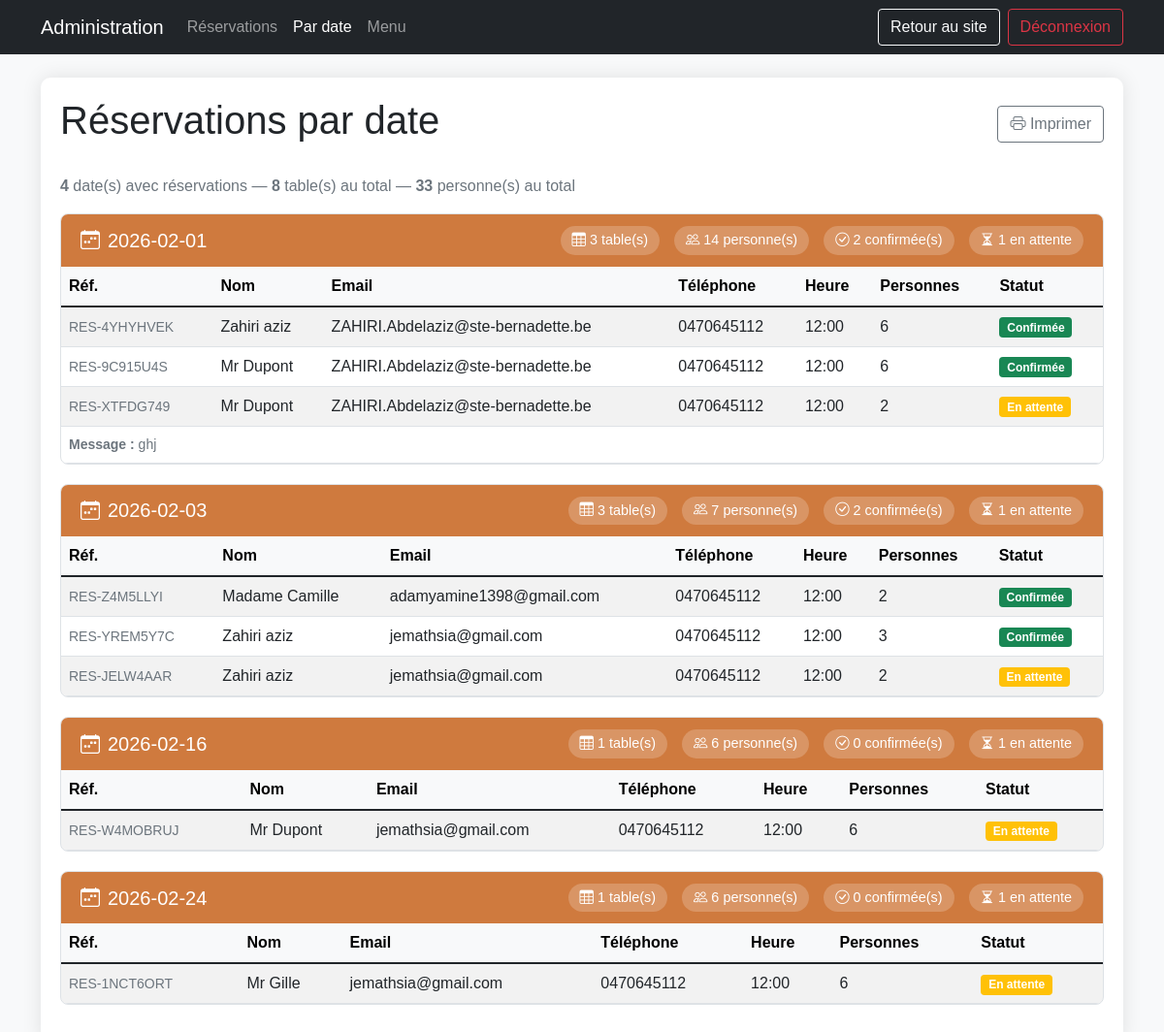
/admin/reservations/par-date (signed in), run on the app's committed database.
### models.py (models this page shows)
class Reservation(db.Model):
    __tablename__ = 'reservations'
    id = db.Column(db.Integer, primary_key=True)
    reference = db.Column(db.String(30), unique=True, nullable=False)
    groupe_reference = db.Column(db.String(20))
    nom = db.Column(db.String(100), nullable=False)
    email = db.Column(db.String(120), nullable=False)
    telephone = db.Column(db.String(20))
    date = db.Column(db.String(20), nullable=False)
    heure = db.Column(db.String(10), nullable=False)
    personnes = db.Column(db.Integer, nullable=False)
    message = db.Column(db.Text)
    statut = db.Column(db.String(20), default='en_attente')
    created_at = db.Column(db.DateTime, default=datetime.utcnow)

### main.py (the view)
@app.route('/admin/reservations/par-date')
@login_required
def reservations_par_date():
    try:
        inspector = db.inspect(db.engine)
        if 'reservations' not in inspector.get_table_names():
            flash("La base de données n'est pas initialisée correctement.", "error")
            return redirect(url_for('accueil'))
        reservations = Reservation.query.filter(
            Reservation.statut != 'annulee'
        ).order_by(Reservation.date.asc(), Reservation.heure.asc()).all()
        par_date = {}
        for r in reservations:
            par_date.setdefault(r.date, []).append(r)
        resume = []
        for date_str in sorted(par_date.keys()):
            liste = par_date[date_str]
            nb_tables = len(liste)
            nb_personnes = sum(r.personnes for r in liste)
            confirmees = sum(1 for r in liste if r.statut == 'confirmee')
            en_attente = sum(1 for r in liste if r.statut == 'en_attente')
            resume.append({
                'date': date_str,
                'nb_tables': nb_tables,
                'nb_personnes': nb_personnes,
                'confirmees': confirmees,
                'en_attente': en_attente,
                'reservations': liste,
            })
        return render_template('admin_reservations_par_date.html',
                             resume=resume,
                             now=datetime.now())
    except Exception as e:
        app.logger.error(f"Erreur lors du regroupement par date: {e}")
        import traceback
        app.logger.error(f"Traceback: {traceback.format_exc()}")
        flash(f"Une erreur est survenue : {str(e)}", "error")
        return redirect(url_for('accueil'))

### main.py (called while the page is built)
def login_required(f):
    @wraps(f)
    def decorated_function(*args, **kwargs):
        if not session.get('admin_logged_in'):
            return redirect(url_for('admin_login'))
        return f(*args, **kwargs)
    return decorated_function

### templates/admin_reservations_par_date.html (shortened to what this page needs)
<!DOCTYPE html>
<html lang="fr">
<head>
    <link href="https://cdn.jsdelivr.net/npm/bootstrap@5.1.3/dist/css/bootstrap.min.css" rel="stylesheet">
    <link rel="stylesheet" href="https://cdn.jsdelivr.net/npm/bootstrap-icons@1.7.2/font/bootstrap-icons.css">
</head>
<body>
    <nav class="navbar navbar-expand-lg navbar-dark bg-dark mb-4">
        <div class="container">
            <a class="navbar-brand" href="#">Administration</a>
            <div class="collapse navbar-collapse" id="navbarNav">
                <ul class="navbar-nav me-auto">
                    <li class="nav-item">
                        <a class="nav-link" href="{{ url_for('afficher_toutes_reservations') }}">Réservations</a>
                    </li>
                    <li class="nav-item">
                        <a class="nav-link active" href="{{ url_for('reservations_par_date') }}">Par date</a>
                    </li>
                    <li class="nav-item">
                        <a class="nav-link" href="{{ url_for('admin_menu') }}">Menu</a>
                    </li>
                </ul>
                <div class="d-flex">
                    <a href="{{ url_for('accueil') }}" class="btn btn-outline-light me-2">Retour au site</a>
                    <a href="{{ url_for('admin_logout') }}" class="btn btn-outline-danger">Déconnexion</a>
                </div>
            </div>
        </div>
    </nav>
    <div class="container">
        <div class="admin-container">
            <div class="d-flex justify-content-between align-items-center mb-4 no-print">
                <h1>Réservations par date</h1>
                <button onclick="window.print()" class="btn btn-outline-secondary">
                    <i class="bi bi-printer"></i> Imprimer
                </button>
            </div>
            {% if resume %}
                <div class="mb-3 text-muted">
                    <strong>{{ resume|length }}</strong> date(s) avec réservations —
                    <strong>{{ resume|sum(attribute='nb_tables') }}</strong> table(s) au total —
                    <strong>{{ resume|sum(attribute='nb_personnes') }}</strong> personne(s) au total
                </div>
                {% for jour in resume %}
                <div class="date-card">
                    <div class="date-header">
                        <h3><i class="bi bi-calendar-week me-2"></i>{{ jour.date }}</h3>
                        <div class="date-stats">
                            <span class="stat-badge"><i class="bi bi-table"></i> {{ jour.nb_tables }} table(s)</span>
                            <span class="stat-badge"><i class="bi bi-people"></i> {{ jour.nb_personnes }} personne(s)</span>
                            <span class="stat-badge"><i class="bi bi-check-circle"></i> {{ jour.confirmees }} confirmée(s)</span>
                            <span class="stat-badge"><i class="bi bi-hourglass-split"></i> {{ jour.en_attente }} en attente</span>
                        </div>
                    </div>
                    <div class="table-responsive">
                        <table class="table table-striped table-hover mb-0">
                            <thead class="table-light">
                                <tr>
                                    <th>Réf.</th>
                                    <th>Nom</th>
                                    <th>Email</th>
                                    <th>Téléphone</th>
                                    <th>Heure</th>
                                    <th>Personnes</th>
                                    <th>Statut</th>
                                </tr>
                            </thead>
                            <tbody>
                                {% for r in jour.reservations %}
                                <tr>
                                    <td><small class="text-muted">{{ r.reference }}</small></td>
                                    <td>{{ r.nom }}</td>
                                    <td>{{ r.email }}</td>
                                    <td>{{ r.telephone or '-' }}</td>
                                    <td>{{ r.heure }}</td>
                                    <td>{{ r.personnes }}</td>
                                    <td>
                                        {% if r.statut == 'confirmee' %}
                                            <span class="badge bg-success">Confirmée</span>
                                        {% elif r.statut == 'annulee' %}
                                            <span class="badge bg-danger">Annulée</span>
                                        {% else %}
                                            <span class="badge bg-warning">En attente</span>
                                        {% endif %}
                                    </td>
                                </tr>
                                {% if r.message %}
                                <tr>
                                    <td colspan="7" class="small text-muted">
                                        <strong>Message :</strong> {{ r.message }}
                                    </td>
                                </tr>
                                {% endif %}
                                {% endfor %}
                            </tbody>
                        </table>
                    </div>
                </div>
                {% endfor %}
            {% else %}
                <div class="alert alert-info text-center py-4">
                    <i class="bi bi-info-circle me-2"></i>
                    Aucune réservation à afficher.
                </div>
            {% endif %}
        </div>
    </div>
</body>
</html>

### templates/admin_reservations_par_date.html (style rules this page uses)
body { background-color: #f8f9fa; font-family: 'Arial', sans-serif; }
.admin-container { max-width: 1200px; margin: 20px auto; padding: 20px; background: white; border-radius: 10px; box-shadow: 0 0 20px rgba(0,0,0,0.1); }
.date-card { border: 1px solid #dee2e6; border-radius: 8px; margin-bottom: 20px; overflow: hidden; }
.date-header { background: #cf7a3e; color: white; padding: 12px 20px; display: flex; justify-content: space-between; align-items: center; flex-wrap: wrap; gap: 10px; }
.date-header h3 { margin: 0; font-size: 1.25rem; }
.date-stats { display: flex; gap: 15px; flex-wrap: wrap; }
.stat-badge { background: rgba(255,255,255,0.2); padding: 4px 12px; border-radius: 20px; font-size: .9rem; }
.table th { white-space: nowrap; }

### data on the page
Reservation: date "2026-02-01", nb_tables "3", nb_personnes "14", confirmees "2", en_attente "1", reference "RES-4YHYHVEK", nom "Zahiri aziz", email "ZAHIRI.Abdelaziz@ste-bernadette.be", telephone "0470645112", heure "12:00", personnes "6", statut "Confirmée"
Reservation: reference "RES-9C915U4S", nom "Mr Dupont", email "ZAHIRI.Abdelaziz@ste-bernadette.be", telephone "0470645112", heure "12:00", personnes "6", statut "Confirmée"
Reservation: reference "RES-XTFDG749", nom "Mr Dupont", email "ZAHIRI.Abdelaziz@ste-bernadette.be", telephone "0470645112", heure "12:00", personnes "2", statut "En attente", message "ghj"
Reservation: date "2026-02-03", nb_tables "3", nb_personnes "7", confirmees "2", en_attente "1", reference "RES-Z4M5LLYI", nom "Madame Camille", email "adamyamine1398@gmail.com", telephone "0470645112", heure "12:00", personnes "2", statut "Confirmée"
Reservation: reference "RES-YREM5Y7C", nom "Zahiri aziz", email "jemathsia@gmail.com", telephone "0470645112", heure "12:00", personnes "3", statut "Confirmée"
Reservation: reference "RES-JELW4AAR", nom "Zahiri aziz", email "jemathsia@gmail.com", telephone "0470645112", heure "12:00", personnes "2", statut "En attente"
Reservation: date "2026-02-16", nb_tables "1", nb_personnes "6", confirmees "0", en_attente "1", reference "RES-W4MOBRUJ", nom "Mr Dupont", email "jemathsia@gmail.com", telephone "0470645112", heure "12:00", personnes "6", statut "En attente"
Reservation: date "2026-02-24", nb_tables "1", nb_personnes "6", confirmees "0", en_attente "1", reference "RES-1NCT6ORT", nom "Mr Gille", email "jemathsia@gmail.com", telephone "0470645112", heure "12:00", personnes "6", statut "En attente"

### other printed values
{{ resume|length }} "4"
{{ resume|sum(attribute='nb_tables') }} "8"
{{ resume|sum(attribute='nb_personnes') }} "33"
